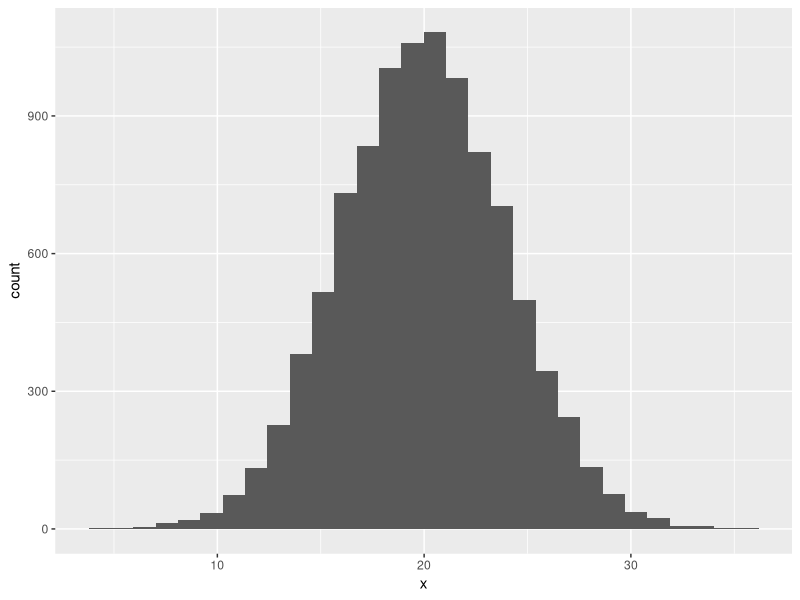
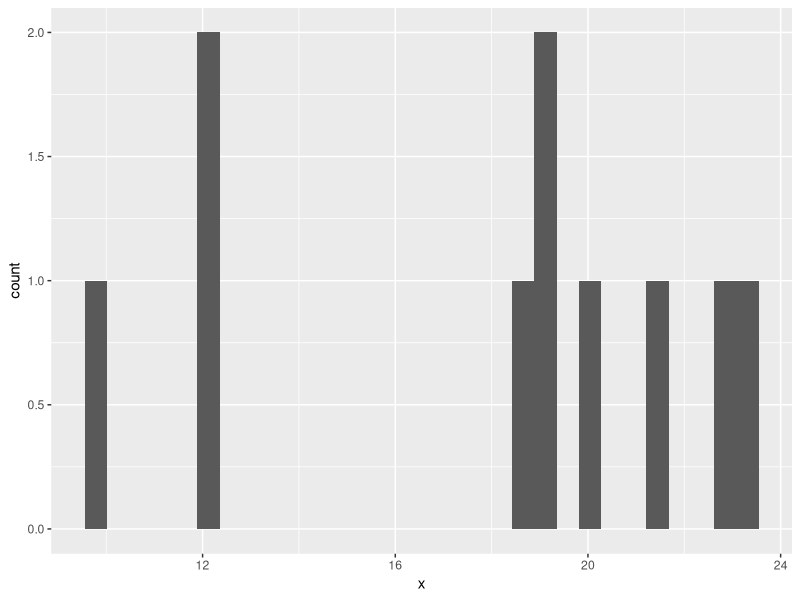
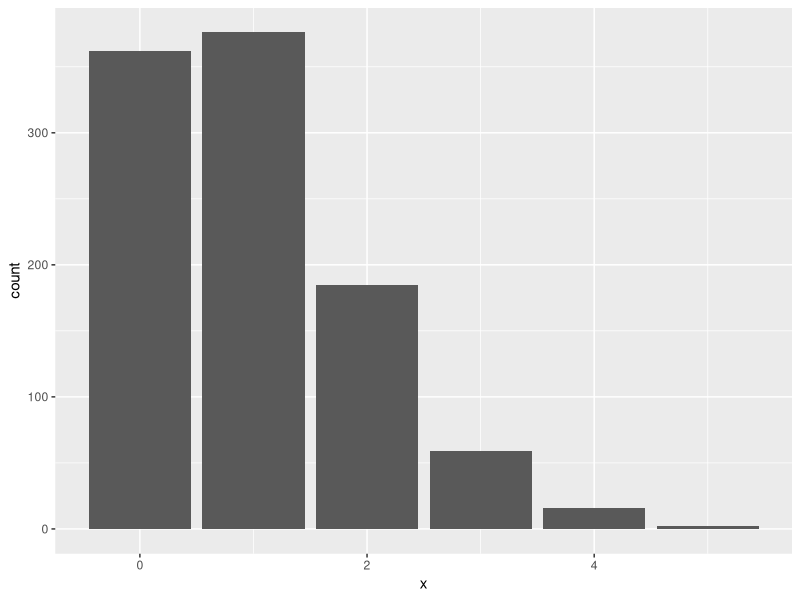
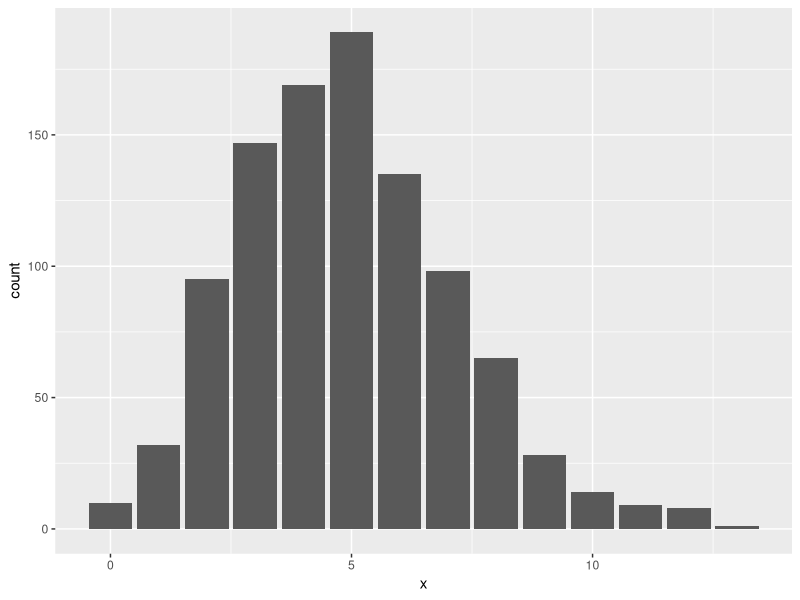
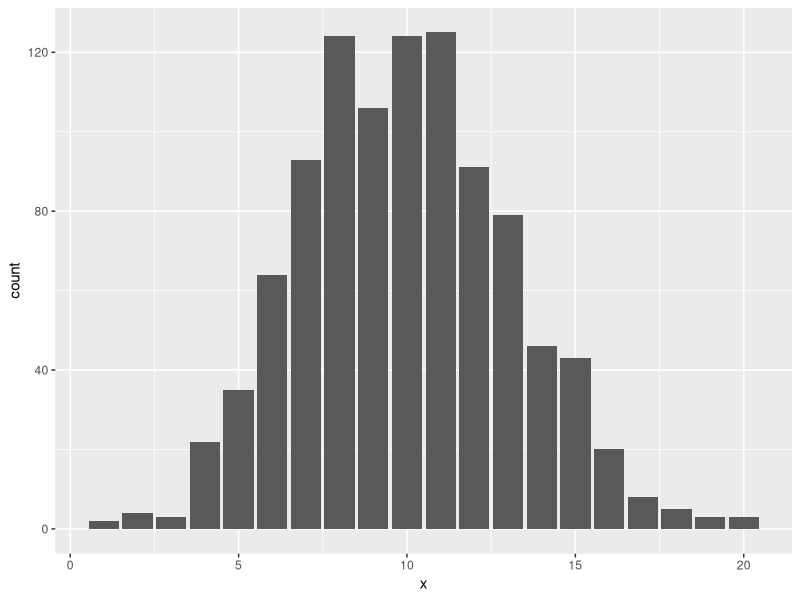
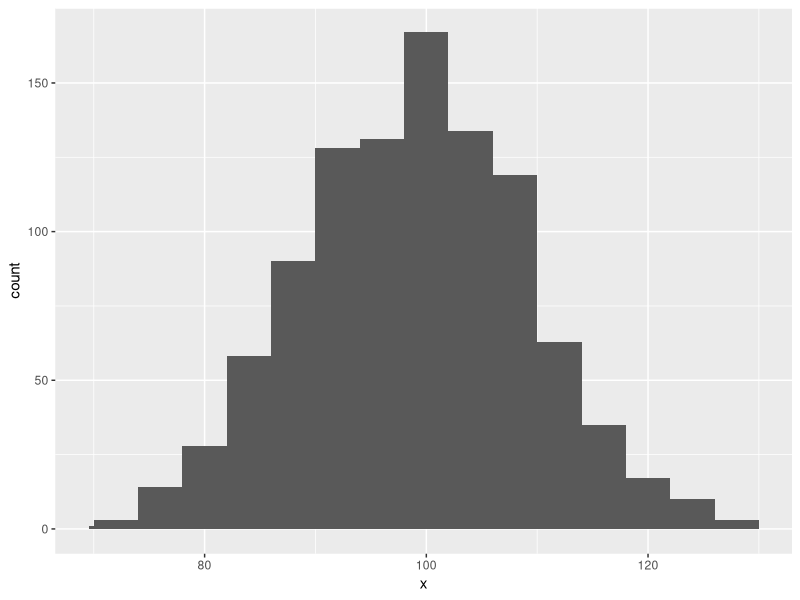
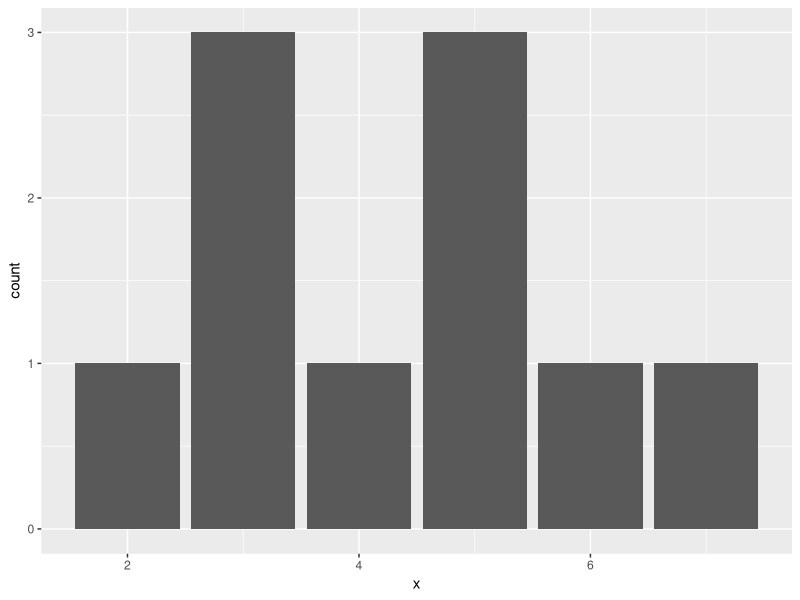
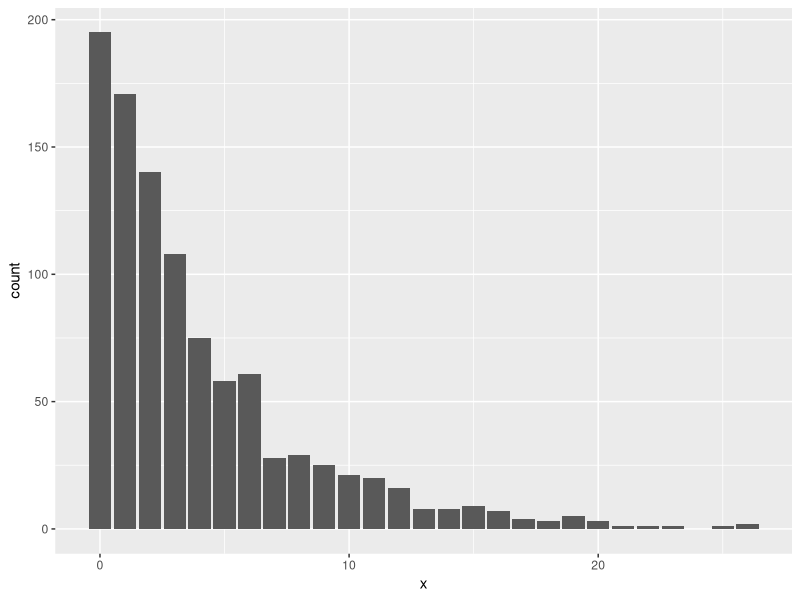

Write R code to recreate these figures, in order.
# Lab 1: Distributions and sampling

# For this lab session we’ll be simulating data using R. We strongly advise
# you to attempt “Lab 2: Intro to R” before you attempt this material, unless
# you are an experienced R user.

# All the code you need is included in the R script file
# “MTLS_Stats_Lab2_distributions.R” available on Canvas. We encourage you to
# modify the code and discuss the results with your colleagues.

# load useful R packages
library(ggplot2)

# set the random seed to any number to get the same sequence of random numbers
# every time you run this script
set.seed(2378910)

# 1.
# a) Using R, produce a random sample of 10 000 from a Normal distribution with
# mean 20 and standard deviation 4. You should change the seed before drawing
# your sample. Plot a histogram and convince yourself that the data are indeed
# normally distributed.
sample1 <- data.frame(x=rnorm(10000, mean = 20, sd = 4))
ggplot(sample1) + geom_histogram(aes(x), bins = 30)
#
# b) Now draw a random sample of 10 from the same Normal distribution, and again
# plot a histogram.
sample2 <- data.frame(x=rnorm(10, mean = 20, sd = 4))
ggplot(sample2) + geom_histogram(aes(x), bins = 30)
#
# c) Without knowing how the data were generated, what would you be prepared to
# say about the underlying distribution of the data? Discuss with your neighbor
# – compare your histogram with theirs. Are they similar? Would they lead you to
# the same conclusion about the underlying population?

# 2.
# a) Using R again, draw a random sample of 10 from a Bernoulli distribution
# with p=0.5
# (note that the Bernoulli distribution is a special case if the binomial
# distribution, so we use an R function for the latter)
sample3 <- rbinom(10, 1, 0.5)

#
# b) What proportion of successes do you have in your sample? How far away is
# this from the true population proportion of 0.5?
mean(sample3)

#
# c) Imagine you didn’t know the true proportion – based on your survey alone,
# what range of values around your estimate do you think would capture the true
# proportion. Compare your answer with some colleagues – how much do the
# estimates vary?
#
# d) Repeat the above, but using a sample size of 100, and then 1000.
sample4 <- rbinom(100, 1, 0.5)
mean(sample4)

sample5 <- rbinom(1000, 1, 0.5)
mean(sample5)

# 3. Repeat question 2, but with a true proportion for the Bernoulli
# distribution of 0.96. What do you conclude?
mean(rbinom(10, 1, 0.96))
mean(rbinom(100, 1, 0.96))
mean(rbinom(1000, 1, 0.96))

# 4.
# a) Draw a sample of 1000 from a Poisson distribution with a mean of 1. Plot the data.
sample6 <- data.frame(x = rpois(1000, lambda = 1))
ggplot(sample6) + geom_bar(aes(x))

#
# b) Repeat with a mean of 5, then 10 and 100. What happens to the shape of the
# distribution as the mean increases?
ggplot(data.frame(x = rpois(1000, lambda = 5))) + geom_bar(aes(x))
ggplot(data.frame(x = rpois(1000, lambda = 10))) + geom_bar(aes(x))
ggplot(data.frame(x = rpois(1000, lambda = 100))) + geom_bar(aes(x)) + geom_histogram(aes(x), binwidth = 4)
#
# c) What happens if the sample size is much smaller, say 10?
ggplot(data.frame(x = rpois(10, lambda = 5))) + geom_bar(aes(x))

#5.What happens to the negative binomial distribution NegBin(n, p) as p changes?
#First, try N=1 and investigate p=0.2, 04, 0.6, 0.8
#Then repeat, but with N=2, N=10, N=100?
#What do you find? Discuss with your colleagues.
ggplot(data.frame(x = rnbinom(1000, size=1, prob = 0.2))) + geom_bar(aes(x))
ggplot(data.frame(x = rnbinom(1000, size=1, prob = 0.4))) + geom_bar(aes(x))
ggplot(data.frame(x = rnbinom(1000, size=1, prob = 0.6))) + geom_bar(aes(x))
ggplot(data.frame(x = rnbinom(1000, size=1, prob = 0.8))) + geom_bar(aes(x))

ggplot(data.frame(x = rnbinom(1000, size=2, prob = 0.2))) + geom_bar(aes(x))
ggplot(data.frame(x = rnbinom(1000, size=2, prob = 0.4))) + geom_bar(aes(x))
ggplot(data.frame(x = rnbinom(1000, size=2, prob = 0.6))) + geom_bar(aes(x))
ggplot(data.frame(x = rnbinom(1000, size=2, prob = 0.8))) + geom_bar(aes(x))

ggplot(data.frame(x = rnbinom(1000, size=10, prob = 0.2))) + geom_bar(aes(x))
ggplot(data.frame(x = rnbinom(1000, size=10, prob = 0.4))) + geom_bar(aes(x))
ggplot(data.frame(x = rnbinom(1000, size=10, prob = 0.6))) + geom_bar(aes(x))
ggplot(data.frame(x = rnbinom(1000, size=10, prob = 0.8))) + geom_bar(aes(x))

ggplot(data.frame(x = rnbinom(1000, size=100, prob = 0.2))) + geom_bar(aes(x))
ggplot(data.frame(x = rnbinom(1000, size=100, prob = 0.4))) + geom_bar(aes(x))
ggplot(data.frame(x = rnbinom(1000, size=100, prob = 0.6))) + geom_bar(aes(x))
ggplot(data.frame(x = rnbinom(1000, size=100, prob = 0.8))) + geom_bar(aes(x))

# 6. (Advanced)

# There are lots of other distributions. Using R, simulate data to investigate
# some other distributions, and how they change shape as the parameters increase
# or decrease. Here are some you might like to try:

# • Student’s t-distribution
# • Negative binomial
# • Geometric
# • Exponential
# • Beta
# • Gamma

# We’ll leave it to you to work out how many parameters each has, and how to
# generate data using R.

# NOTE: see functions rt, rnbinom, rgeom, rexp, rbeta, rgamma for generating
# data from the distributions above

ggplot(data.frame(x = rt(1000, 999))) + geom_histogram(aes(x), binwidth = .1)
